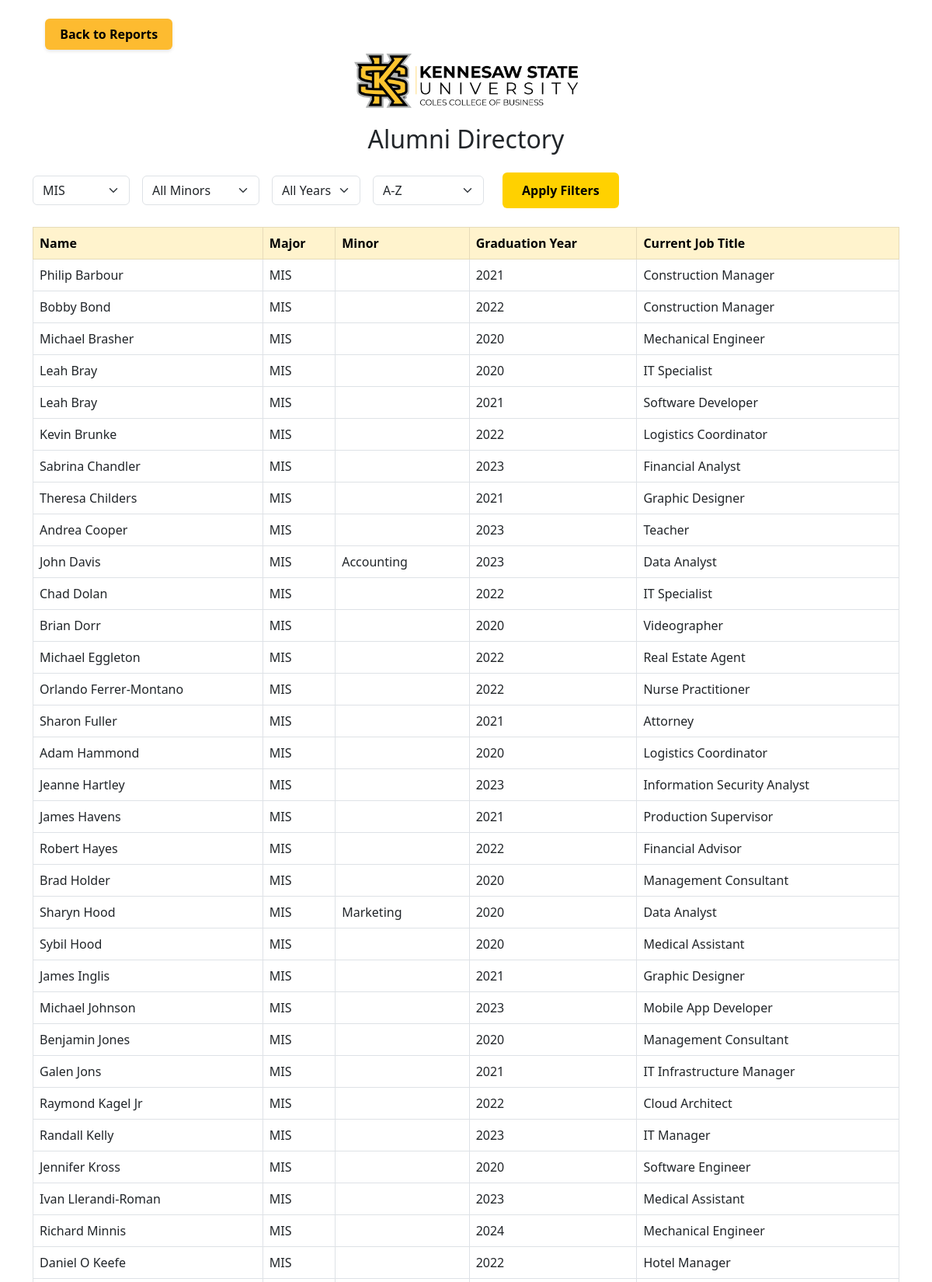
The page /report/directory.php?major=MIS (signed in, upper part) on the database its author committed.
### tables this page shows
CREATE TABLE `alumni` (
  `alumniID` int(11) NOT NULL,
  `fName` varchar(20) NOT NULL,
  `lName` varchar(20) NOT NULL,
  `email` varchar(50) DEFAULT NULL,
  `phone` varchar(10) DEFAULT NULL,
  `DOB` date DEFAULT NULL,
  `gender` varchar(1) DEFAULT NULL,
  `ethnicity` varchar(1) DEFAULT NULL,
  `website` varchar(100) DEFAULT NULL,
  `linkedIn_link` varchar(100) DEFAULT NULL,
  `twitter_link` varchar(100) DEFAULT NULL,
  `facebook_link` varchar(100) DEFAULT NULL,
  `instagram_link` varchar(100) DEFAULT NULL,
  `guestSpeakerYN` varchar(1) DEFAULT NULL,
  `newsLetterYN` varchar(1) DEFAULT NULL,
  `imageThumb` varchar(200) DEFAULT NULL,
  `imageNormal` varchar(200) DEFAULT NULL,
  `description` varchar(500) DEFAULT NULL,
  `deceasedYN` varchar(1) DEFAULT NULL,
  `deceasedDT` date DEFAULT NULL,
  `deceasedNotes` varchar(500) DEFAULT NULL
);

CREATE TABLE `degree` (
  `degreeID` int(11) NOT NULL,
  `alumniID` int(11) NOT NULL,
  `major` varchar(50) NOT NULL,
  `minor` varchar(50) DEFAULT NULL,
  `graduationDT` date DEFAULT NULL,
  `university` varchar(100) DEFAULT NULL,
  `city` varchar(50) DEFAULT NULL,
  `state` varchar(2) DEFAULT NULL
);

CREATE TABLE `employment` (
  `EID` int(11) NOT NULL,
  `alumniID` int(11) NOT NULL,
  `company` varchar(50) NOT NULL,
  `city` varchar(50) DEFAULT NULL,
  `state` varchar(2) DEFAULT NULL,
  `zip` varchar(10) DEFAULT NULL,
  `jobTitle` varchar(100) DEFAULT NULL,
  `startDate` date DEFAULT NULL,
  `endDate` date DEFAULT NULL,
  `currentYN` varchar(1) DEFAULT NULL,
  `notes` varchar(100) DEFAULT NULL
);

### report/directory.php (the view, shortened to what this page needs)
<?php
include "../config.php";
$majors = mysqli_query($conn, "SELECT DISTINCT major FROM degree ORDER BY major");
$filter_major = $_GET['major'] ?? '';
$sort_by = $_GET['sort'] ?? 'az';
$query = "
  SELECT a.alumniID, a.fName, a.lName, d.major, d.minor, d.graduationDT, e.jobTitle
  FROM alumni a
  JOIN degree d ON a.alumniID = d.alumniID
  JOIN employment e ON a.alumniID = e.alumniID
  WHERE e.currentYN = 'Y'
";
if ($filter_major !== '') {
    $query .= " AND d.major = '" . mysqli_real_escape_string($conn, $filter_major) . "'";
}
switch ($sort_by) {
    default:
        $query .= " ORDER BY a.lName ASC";
}
$results = mysqli_query($conn, $query);
?>
<!DOCTYPE html>
<html lang="en">
<head>
  <link rel="stylesheet" href="../css/style.css?v=2">
  <link rel="stylesheet" href="../css/directory.css?v=2">
  <link href="https://cdn.jsdelivr.net/npm/bootstrap@5.3.0/dist/css/bootstrap.min.css" rel="stylesheet">
</head>
<body>
<div class="container mt-4">
  <div style="padding-left: 1rem; margin-top: 1rem;">
  <a href="report.php" class="btn-back"> Back to Reports</a>
</div>
    <div class="text-center mb-3">
  <img src="../images/coles_logo.png" alt="KSU Logo" style="height: 80px;">
</div>
  <h2 class="text-center mb-4">Alumni Directory</h2>
  <form method="GET" class="row g-3 align-items-center mb-4">
    <div class="col-auto">
      <select name="major" class="form-select">
        <?php while ($m = mysqli_fetch_assoc($majors)) {
          $selected = ($filter_major === $m['major']) ? 'selected' : '';
          echo "<option value='{$m['major']}' $selected>{$m['major']}</option>";
        } ?>
      </select>
    </div>
    <div class="col-auto">
      <select name="minor" class="form-select">
        <option value="">All Minors</option>
      </select>
    </div>
    <div class="col-auto">
      <select name="year" class="form-select">
        <option value="">All Years</option>
      </select>
    </div>
    <div class="col-auto">
      <select name="sort" class="form-select">
        <option value="az" <?= $sort_by === 'az' ? 'selected' : '' ?>>A-Z</option>
      </select>
    </div>
    <div class="col-auto">
      <button type="submit" class="btn ksu-yellow">Apply Filters</button>
    </div>
  </form>
  <table class="table table-bordered table-hover">
    <thead class="table-warning">
      <tr>
        <th>Name</th>
        <th>Major</th>
        <th>Minor</th>
        <th>Graduation Year</th>
        <th>Current Job Title</th>
      </tr>
    </thead>
    <tbody>
      <?php while ($row = mysqli_fetch_assoc($results)) { ?>
        <tr data-bs-toggle="modal" data-bs-target="#contactModal" data-id="<?= $row['alumniID'] ?>">
          <td><?= htmlspecialchars($row['fName'] . ' ' . $row['lName']) ?></td>
          <td><?= htmlspecialchars($row['major']) ?></td>
          <td><?= htmlspecialchars($row['minor']) ?></td>
          <td><?= htmlspecialchars(date('Y', strtotime($row['graduationDT']))) ?></td>
          <td><?= htmlspecialchars($row['jobTitle']) ?></td>
        </tr>
      <?php } ?>
    </tbody>
  </table>
</div>
</body>
</html>

### css/style.css (style rules this page uses)
* { margin: 0; padding: 0; box-sizing: border-box; }
body, html { font-family: 'Segoe UI', sans-serif; height: 100%; }
.btn { padding: 0.75rem 1.5rem; background-color: #FFD100; color: #000; text-decoration: none; font-weight: bold; margin: 0 0.5rem; border-radius: 4px; display: inline-block; transition: background-color 0.3s; }
.btn-back, .btn-back:visited { display: inline-block; background-color: #FDBB30; color: #000; padding: 0.5rem 1.2rem; border-radius: 6px; text-decoration: none; font-weight: bold; transition: background-color 0.3s; box-shadow: 0 2px 4px rgba(0, 0, 0, 0.1); }

### css/directory.css (style rules this page uses)
body { background-color: #f9f9f9; font-family: 'Segoe UI', sans-serif; }
h2 { color: #1e4d2b; }
.btn.ksu-yellow { background-color: #FFD100; color: black; font-weight: bold; border-radius: 6px; padding: 0.6rem 1.5rem; }
.btn-back, .btn-back:visited { display: inline-block; background-color: #FDBB30; color: #000; padding: 0.5rem 1.2rem; border-radius: 6px; text-decoration: none; font-weight: bold; transition: background-color 0.3s; box-shadow: 0 2px 4px rgba(0, 0, 0, 0.1); }

### rows shown on the page
alumni: fName+lName "Philip Barbour", degree.major "MIS", degree.graduationDT "2021", employment.jobTitle "Construction Manager"
alumni: fName+lName "Bobby Bond", degree.major "MIS", degree.graduationDT "2022", employment.jobTitle "Construction Manager"
alumni: fName+lName "Michael Brasher", degree.major "MIS", degree.graduationDT "2020", employment.jobTitle "Mechanical Engineer"
alumni: fName+lName "Leah Bray", degree.major "MIS", degree.graduationDT "2020", employment.jobTitle "IT Specialist"
alumni: fName+lName "Leah Bray", degree.major "MIS", degree.graduationDT "2021", employment.jobTitle "Software Developer"
alumni: fName+lName "Kevin Brunke", degree.major "MIS", degree.graduationDT "2022", employment.jobTitle "Logistics Coordinator"
alumni: fName+lName "Sabrina Chandler", degree.major "MIS", degree.graduationDT "2023", employment.jobTitle "Financial Analyst"
alumni: fName+lName "Theresa Childers", degree.major "MIS", degree.graduationDT "2021", employment.jobTitle "Graphic Designer"
alumni: fName+lName "Andrea Cooper", degree.major "MIS", degree.graduationDT "2023", employment.jobTitle "Teacher"
alumni: fName+lName "John Davis", degree.major "MIS", degree.minor "Accounting", degree.graduationDT "2023", employment.jobTitle "Data Analyst"
alumni: fName+lName "Chad Dolan", degree.major "MIS", degree.graduationDT "2022", employment.jobTitle "IT Specialist"
alumni: fName+lName "Brian Dorr", degree.major "MIS", degree.graduationDT "2020", employment.jobTitle "Videographer"
alumni: fName+lName "Michael Eggleton", degree.major "MIS", degree.graduationDT "2022", employment.jobTitle "Real Estate Agent"
alumni: fName+lName "Orlando Ferrer-Montano", degree.major "MIS", degree.graduationDT "2022", employment.jobTitle "Nurse Practitioner"
alumni: fName+lName "Sharon Fuller", degree.major "MIS", degree.graduationDT "2021", employment.jobTitle "Attorney"
alumni: fName+lName "Adam Hammond", degree.major "MIS", degree.graduationDT "2020", employment.jobTitle "Logistics Coordinator"
alumni: fName+lName "Jeanne Hartley", degree.major "MIS", degree.graduationDT "2023", employment.jobTitle "Information Security Analyst"
alumni: fName+lName "James Havens", degree.major "MIS", degree.graduationDT "2021", employment.jobTitle "Production Supervisor"
alumni: fName+lName "Robert Hayes", degree.major "MIS", degree.graduationDT "2022", employment.jobTitle "Financial Advisor"
alumni: fName+lName "Brad Holder", degree.major "MIS", degree.graduationDT "2020", employment.jobTitle "Management Consultant"
alumni: fName+lName "Sharyn Hood", degree.major "MIS", degree.minor "Marketing", degree.graduationDT "2020", employment.jobTitle "Data Analyst"
alumni: fName+lName "Sybil Hood", degree.major "MIS", degree.graduationDT "2020", employment.jobTitle "Medical Assistant"
alumni: fName+lName "James Inglis", degree.major "MIS", degree.graduationDT "2021", employment.jobTitle "Graphic Designer"
alumni: fName+lName "Michael Johnson", degree.major "MIS", degree.graduationDT "2023", employment.jobTitle "Mobile App Developer"
alumni: fName+lName "Benjamin Jones", degree.major "MIS", degree.graduationDT "2020", employment.jobTitle "Management Consultant"
alumni: fName+lName "Galen Jons", degree.major "MIS", degree.graduationDT "2021", employment.jobTitle "IT Infrastructure Manager"
alumni: fName+lName "Raymond Kagel Jr", degree.major "MIS", degree.graduationDT "2022", employment.jobTitle "Cloud Architect"
alumni: fName+lName "Randall Kelly", degree.major "MIS", degree.graduationDT "2023", employment.jobTitle "IT Manager"
alumni: fName+lName "Jennifer Kross", degree.major "MIS", degree.graduationDT "2020", employment.jobTitle "Software Engineer"
alumni: fName+lName "Ivan Llerandi-Roman", degree.major "MIS", degree.graduationDT "2023", employment.jobTitle "Medical Assistant"
alumni: fName+lName "Richard Minnis", degree.major "MIS", degree.graduationDT "2024", employment.jobTitle "Mechanical Engineer"
alumni: fName+lName "Daniel O Keefe", degree.major "MIS", degree.graduationDT "2022", employment.jobTitle "Hotel Manager"

### other values the page prints
form field major "MIS"
